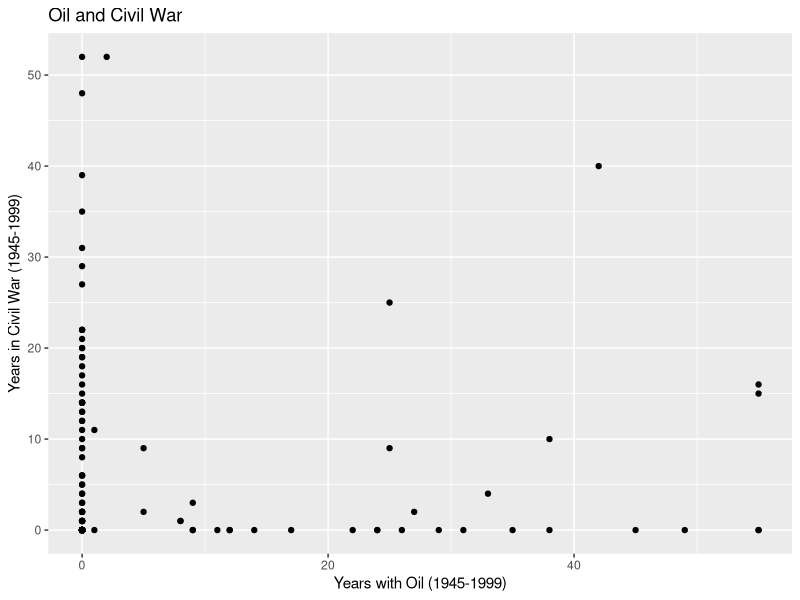

Reproduce this figure in R.
## ---- chunk 1
library(tidyverse)
civilwar <- read_csv("civilwar.csv")


civilwar <- civilwar |>
  mutate(decade = case_when(
    year <= 1949 ~ "1940s",
    year > 1949 & year <= 1959 ~ "1950s",
    year > 1959 & year <= 1969 ~ "1960s",
    year > 1969 & year <= 1979 ~ "1970s",
    year > 1979 & year <= 1989 ~ "1980s",
    year > 1989 & year <= 1999 ~ "1990s"))

civilwar <- civilwar |>
  mutate(region = case_when(
    western == TRUE ~ "Western",
    eeurop == TRUE ~ "Eastern Europe",
    lamerica == TRUE ~ "Latin America",
    ssafrica == TRUE ~ "Sub-Saharan Africa",
    asia == TRUE ~ "Asia",
    nafrme == TRUE ~ "North Africa and Middle East"
  ))

civilwar_counts <- civilwar |>
  select(c(country, year, war, Oil, fuelexp, decade, region)) |>
  group_by(country) |>
  summarize(years_at_war = sum(war),
            years_with_oil = sum(Oil))


#civilwar_counts

plot <- civilwar_counts |>
  ggplot(mapping = aes(x = years_with_oil, y = years_at_war)) +
  geom_point() +
  labs(title = "Oil and Civil War", x = "Years with Oil (1945-1999)", y = "Years in Civil War (1945-1999)")

plot

#compare number of years with oil to number of years with war, by country

